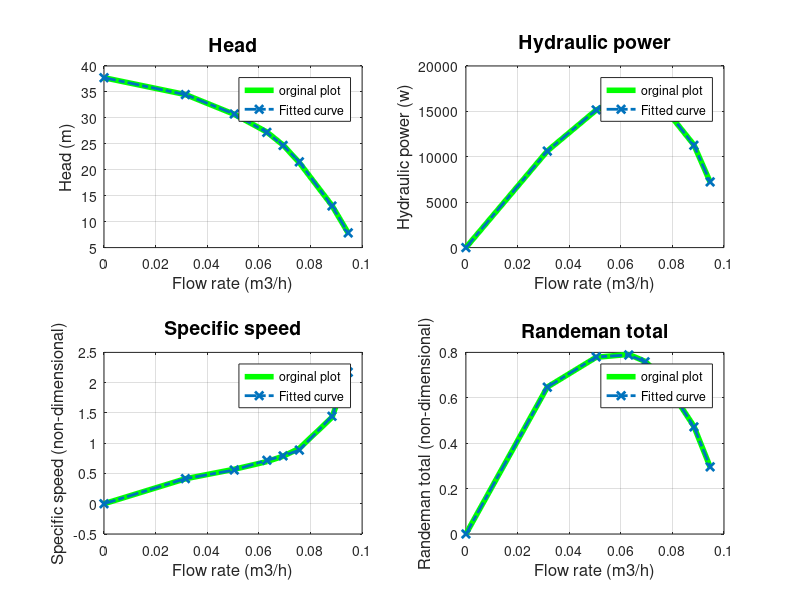

Recreate this plot in MATLAB.
% Hamid Reza Hatami 40226045 - Mohammad Reza Hozouri 40226048
format long
Flow_rate_psig = [0,500,800,1000,1100,1200,1400,1500];
Flow_rate_si = Flow_rate_psig * 6.309 * 10^(-5);
Suction_pressure_psig = [0.65,0.25,-0.35,-0.92,-1.24,-1.62,-2.42,-2.89];
Suction_pressure_si = Suction_pressure_psig * 6894.76;
Discharge_pressure_psig = [53.3,48.3,42.3,36.9,33,27.8,15.3,7.3];
Discharge_pressure_si = Discharge_pressure_psig * 6894.76;
Motor_Current_amp = [18,26.2,31,33.9,35.2,36.3,38,39];
Voltage = 460;
Power_factor = 0.875;
Randeman_motor = 0.9;
Randeman_mech = 1;
z1_ft=1;
z1_si= z1_ft * 0.3048;
z2_ft=3;
z2_si= z2_ft * 0.3048;
W_rpm=1750;
W_rad_s= W_rpm * 2 * pi /60;
rho_water_si=996.59;
Gravity_si = 9.81;
Head = zeros(1,8);
Hydraulic_power = zeros(1,8);
Specific_speed = zeros(1,8);
P_in = zeros(1,8);
Randeman_total = zeros(1,8);

for i = 1:8
    Head(i)= ((Discharge_pressure_si(i)-Suction_pressure_si(i))/(rho_water_si * Gravity_si)) + z2_si - z1_si ;
end

for i= 1:8
    Hydraulic_power(i) = rho_water_si * Gravity_si * Flow_rate_si(i) * Head(i) ;
end

for i= 1:8
    Specific_speed(i) = (Flow_rate_si(i)^(0.5) * W_rad_s) / ((Head(i)*(Gravity_si))^(3/4)) ;
end

for i= 1:8
    P_in(i) = Randeman_motor * 3^(0.5) * Power_factor * Voltage * Motor_Current_amp(i) ;
end

for i= 1:8
    Randeman_total(i) = Hydraulic_power(i) / P_in(i) ;
end

Function_Head = polyfit(Flow_rate_si,Head,5);
Function_Hydraulic_power = polyfit(Flow_rate_si,Hydraulic_power,5);
Function_Specific_speed = polyfit(Flow_rate_si,Specific_speed,5);
Function_Randeman_total = polyfit(Flow_rate_si,Randeman_total,5);

poly_val_Head = polyval(Function_Head,Flow_rate_si);
poly_val_Hydraulic_power = polyval(Function_Hydraulic_power,Flow_rate_si);
poly_val_Specific_speed = polyval(Function_Specific_speed,Flow_rate_si);
poly_val_Randeman_total = polyval(Function_Randeman_total,Flow_rate_si);

subplot(2,2,1);
plot(Flow_rate_si,Head,'g','LineWidth',4);
hold on
plot(Flow_rate_si,poly_val_Head,'-.x','LineWidth',2);
legend('orginal plot','Fitted curve')
title('Head','FontSize',14)
xlabel('Flow rate (m3/h)','FontSize',12)
ylabel('Head (m)','FontSize',12)
grid on

subplot(2,2,2);
plot(Flow_rate_si,Hydraulic_power,'g','LineWidth',4);
hold on
plot(Flow_rate_si,poly_val_Hydraulic_power,'-.x','LineWidth',2);
legend('orginal plot','Fitted curve')
title('Hydraulic power','FontSize',14)
xlabel('Flow rate (m3/h)','FontSize',12)
ylabel('Hydraulic power (w)','FontSize',12)
grid on

subplot(2,2,3);
plot(Flow_rate_si,Specific_speed,'g','LineWidth',4);
hold on
plot(Flow_rate_si,poly_val_Specific_speed,'-.x','LineWidth',2);
legend('orginal plot','Fitted curve')
title('Specific speed','FontSize',14)
xlabel('Flow rate (m3/h)','FontSize',12)
ylabel('Specific speed (non-dimensional)','FontSize',12)
grid on

subplot(2,2,4);
plot(Flow_rate_si,Randeman_total,'g','LineWidth',4);
hold on
plot(Flow_rate_si,poly_val_Randeman_total,'-.x','LineWidth',2);
legend('orginal plot','Fitted curve')
title('Randeman total','FontSize',14)
xlabel('Flow rate (m3/h)','FontSize',12)
ylabel('Randeman total (non-dimensional)','FontSize',12)
grid on

x_name = ["x^5","x^4","x^3","x^2","x^1","x^0"];
disp("Function_Head = ")
for i= 1:6
    if Function_Head(i)>0
    fprintf(' +%f * %s ',Function_Head(i),x_name(i));
    else
    fprintf(' -%f * %s ',-Function_Head(i),x_name(i));
    end
end
fprintf('\n');
disp("Function_Hydraulic_power =")
for i= 1:6
    if Function_Hydraulic_power(i)>0
    fprintf(' +%f * %s ',Function_Hydraulic_power(i),x_name(i));
    else
    fprintf(' -%f * %s ',-Function_Hydraulic_power(i),x_name(i));
    end
end
fprintf('\n');
disp("Function_Specific_speed =")
for i= 1:6
    if Function_Head(i)>0
    fprintf(' +%f * %s ',Function_Specific_speed(i),x_name(i));
    else
    fprintf(' -%f * %s ',-Function_Specific_speed(i),x_name(i));
    end
end
fprintf('\n');
disp("Function_Randeman_total =")
for i= 1:6
    if Function_Head(i)>0
    fprintf(' +%f * %s ',Function_Randeman_total(i),x_name(i));
    else
    fprintf(' -%f * %s ',-Function_Randeman_total(i),x_name(i));
    end
end